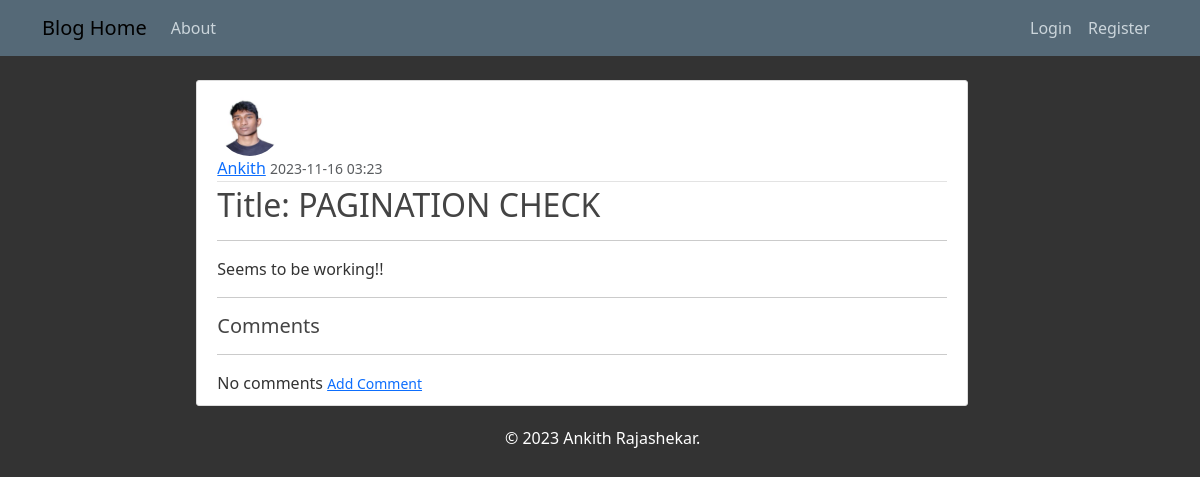
The app's page /post/14/ with its own data.
### blog/models.py (models this page shows, shortened)
class Post(models.Model):
  title = models.CharField(max_length=100)
  content = models.TextField()
  date_posted = models.CharField(default=str(dateformat.format(timezone.now(), 'Y-m-d H:i')), max_length=70)
  user = models.ForeignKey(User, on_delete = models.CASCADE) #this just relates the User model to the author field, but it doesn't get the currently logged in user.
  author = models.TextField(default='user', max_length=100)
  image_url = models.URLField(max_length=300)

### users/models.py (models this page shows, shortened)
class Profile(models.Model):
    user = models.OneToOneField(User, on_delete=models.CASCADE)
    username = models.TextField(default='user', max_length=100)
    email = models.EmailField(default='email@email.com')
    image = models.ImageField(default='default.jpg', upload_to='profile_pics') #store locally

### blog/views.py (the view)
# urls.py: path('post/<int:pk>/', PostDetailView.as_view(), name='post-detail'),
class PostDetailView(DetailView): #Made this one strictly with django default conventions, did not rename varibles or paths. Will render details of a single-post when post-link is clicked or path is accessed for single post
    model = Post

### blog/templates/blog/post_detail.html (shortened to what this page needs)
{% extends "blog/base.html" %}
{% block content %}
  <article class="media content-section offset-md-2">
    <img class = "rounded-circle article-img" src = "{{object.user.profile.image.url}}">
    <div class="media-body">
      <div class="article-metadata">
        <a class="mr-2" href="{%url 'user-post' post.user.username%}">{{ object.user }}</a>
        <small class="text-muted">{{ object.date_posted }}</small>
      </div>
      <h2 class="article-title">Title: {{ object.title }}</h2>
      <hr>
      <p class="article-content">{{ object.content }}</p>
    </div>
    <div>
      <hr>
      <h5 class="article-content">Comments</h5>
      <hr>
      {% if not post.comments.all %}
        No comments
        <small class="text-muted">
          <a href="{%url 'comment-create' post.pk%}">Add Comment</a>
        </small>
      {%endif%}
    </div>
  </article>
{% endblock content %}

### blog/static/blog/main.css (style rules this page uses)
body { background: #333333; color: #333333; margin-top: 5rem; }
h1, h2, h3, h4, h5, h6 { color: #444444; }
.content-section { background: #ffffff; padding: 10px 20px; border: 1px solid #dddddd; border-radius: 3px; margin-bottom: 20px; }
.article-title { color: #444444; }
.article-content { white-space: pre-line; margin-top: 16px; }
.article-img { height: 65px; width: 65px; margin-right: 16px; }
.article-metadata { padding-bottom: 1px; margin-bottom: 4px; border-bottom: 1px solid #e3e3e3 }

### records on screen
Post: user.profile.image (picture), user "Ankith", date_posted "2023-11-16 03:23", title "PAGINATION CHECK", content "Seems to be working!!"
